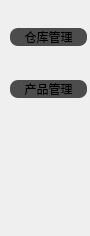
     <widget class="QWidget" name="page_8">
      <property name="geometry">
       <rect>
        <x>0</x>
        <y>0</y>
        <width>90</width>
        <height>236</height>
       </rect>
      </property>
      <attribute name="icon">
       <iconset>
        <selectedon>:/toolbox图标/folder-house-icon.png</selectedon>
       </iconset>
      </attribute>
      <attribute name="label">
       <string> 基本资料</string>
      </attribute>
      <widget class="QWidget" name="verticalLayoutWidget_2">
       <property name="geometry">
        <rect>
         <x>10</x>
         <y>0</y>
         <width>77</width>
         <height>128</height>
        </rect>
       </property>
       <layout class="QVBoxLayout" name="verticalLayout_15">
        <item>
         <widget class="QPushButton" name="pushButton_69">
          <property name="styleSheet">
           <string notr="true">QPushButton{ 
background-color: rgb(76, 76, 76);
	font: 9pt &quot;微软雅黑&quot;;
border-radius: 8px;
border-style: outset;
}
QPushButton:hover{
background-color:rgb(117, 117, 117);
}
QPushButton:pressed{
background-color: rgb(35, 35, 35);
}</string>
          </property>
          <property name="text">
           <string>仓库管理</string>
          </property>
          <property name="flat">
           <bool>true</bool>
          </property>
         </widget>
        </item>
        <item>
         <widget class="QPushButton" name="pushButton_68">
          <property name="styleSheet">
           <string notr="true">QPushButton{ 
background-color: rgb(76, 76, 76);
	font: 9pt &quot;微软雅黑&quot;;
border-radius: 8px;
border-style: outset;
}
QPushButton:hover{
background-color:rgb(117, 117, 117);
}
QPushButton:pressed{
background-color: rgb(35, 35, 35);
}</string>
          </property>
          <property name="text">
           <string>产品管理</string>
          </property>
          <property name="flat">
           <bool>true</bool>
          </property>
         </widget>
        </item>
       </layout>
      </widget>
     </widget>
